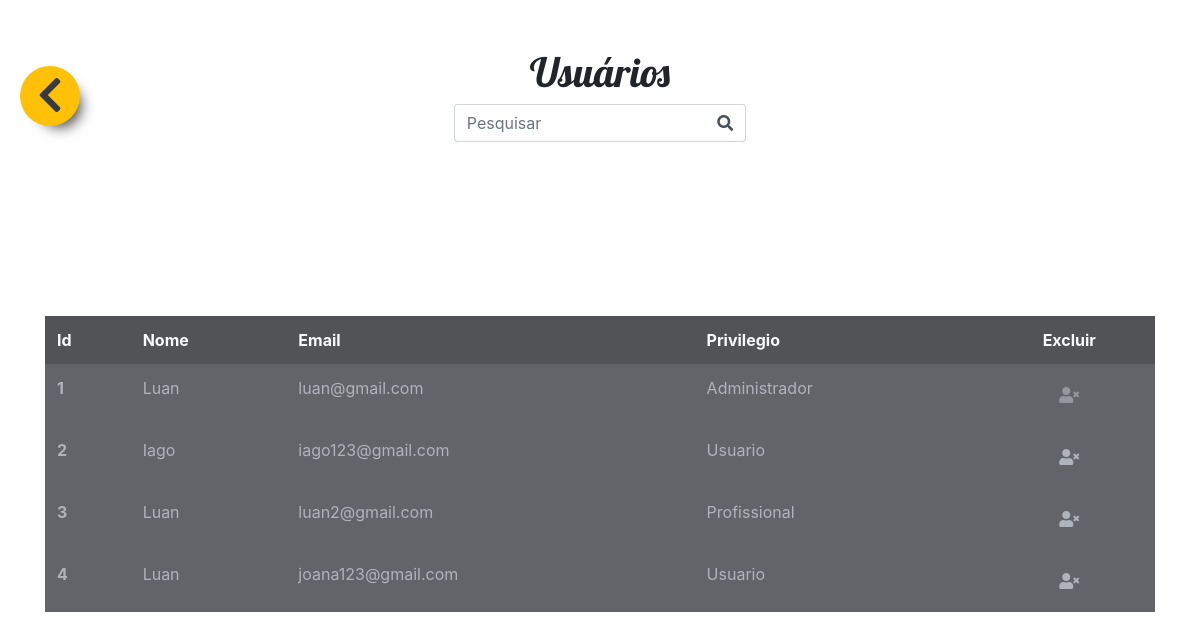
/admin/users.php (signed in), run on the app's committed database.
### tables this page shows
CREATE TABLE `usuarios` (
  `id_usuario` int(11) NOT NULL AUTO_INCREMENT,
  `Nome` varchar(25) NOT NULL,
  `Sobrenome` varchar(100) NOT NULL,
  `Data_Nasc` date NOT NULL,
  `Email` varchar(150) NOT NULL,
  `Senha` varchar(40) NOT NULL,
  `Cell` varchar(12) NOT NULL,
  `perfil_img` varchar(64) NOT NULL,
  `Cidade` varchar(60) DEFAULT NULL,
  `Rua` varchar(100) DEFAULT NULL,
  `Estado` varchar(2) DEFAULT NULL,
  `Numero` int(11) DEFAULT NULL,
  `CEP` varchar(9) DEFAULT NULL,
  `Bairro` varchar(100) DEFAULT NULL,
  `CPF` varchar(12) DEFAULT NULL,
  `id_privilegio` int(11) NOT NULL,
  PRIMARY KEY (`id_usuario`),
  UNIQUE KEY `id_usuario` (`id_usuario`),
  KEY `privilegio` (`id_privilegio`)
);

### admin/users.php (the view, shortened to what this page needs)
<?php
   include('../assets/conexao.php');
   if(isset($_SESSION["adminlog_status"]) && $_SESSION["adminlog_status"]=true){
?>
<!DOCTYPE html>
<html lang="pt-br">
<head>
    <link rel="stylesheet" href="../node_modules/bootstrap/compiler/bootstrap.css">
    <link rel="stylesheet" href="../node_modules/font-awesome/css/font-awesome.css">
    <link rel="stylesheet" href="usersadmin.css">
    <link rel="stylesheet" href="https://use.fontawesome.com/releases/v5.3.1/css/all.css">
</head>
<body>
    <section class="container-fluid header-title justify-content-center d-flex position-relative">
        <nav class="button-back text-center position-absolute d-flex mt-3">
            <a href="admin.php" class="slide-section text-dark bg-warning"><i class="fas fa-chevron-left"></i></a>
        </nav>
        <div class="text-center w-25 mt-5">
            <h1 class="h1 font-lobster">Usuários</h1>
            <form action="pesquisar.php" method="get" name="formularioPesq">
                <div class="input-group mb-3">
                    <input type="text" id="form-border-none" class="form-control border-right-0 search-place"
                        placeholder="Pesquisar" aria-label="Pesquisar" aria-describedby="basic-addon2">
                    <div class="input-group-append">
                        <span class="input-group-text bg-transparent border-left-0" id="basic-addon2"><i
                                class="fas fa-search"></i></span>
                    </div>
                </div>
            </form>
        </div>
    </section>
    <section class="container">
        <table class="table table-borderless mt-3">
            <thead>
                <tr class="text-light">
                    <th scope="col">Id</th>
                    <th scope="col">Nome</th>
                    <th scope="col">Email</th>
                    <th scope="col">Privilegio</th>
                    <th scope="col" class="text-center">Excluir</th>
                </tr>
            </thead>
            <tbody>
                <?php
            $sqlmostrar=('select * from usuarios;');
            $resul=mysqli_query($conexao, $sqlmostrar) or die (mysqli_error($conexao));
            while($con_usu=mysqli_fetch_array($resul) or die (mysqli_error($conexao))){
                echo('<tr class="text-clear">
                    <th scope="row">'.$con_usu["id_usuario"].' </th>
                    <td> '.$con_usu["Nome"].' </td>
                    <td> '.$con_usu["Email"].' </td>
                    <td> ');if($con_usu["id_privilegio"]==1){
                                echo("Usuario");
                            }else if($con_usu["id_privilegio"]==2){
                                echo("Profissional");
                            }else if($con_usu["id_privilegio"]==3){
                                echo("Administrador");
                            }
                    echo('</td>');
                    if($con_usu["id_privilegio"]==3){
                        echo('<td class="justify-content-center d-flex"><a class="btn text-clear disabled" href="excluir_quest.php?ex='.$con_usu['Nome'].'"><i class="fas fa-user-times"></i></a></td>');
                    } else{
                        echo('<td class="justify-content-center d-flex"><a class="btn text-clear" href="excluir_quest.php?ex='.$con_usu['Nome'].'"><i class="fas fa-user-times"></i></a></td>');
                    }
                    echo('</tr>');
            }
    ?>
<?php
    }else{
            echo('<script>window.alert("Voce não esta logado como admin")
            window.location.href = "../login.php";</script>');
    }
    ?>

### admin/usersadmin.css (style rules this page uses)
body { background-image: url('../img/wiseusers.png'); background-size: cover; }
.header-title { background-image: url('../img/ondinha.png'); background-position: center; background-position-y: -400px; background-size: cover; overflow: hidden; position: relative; height: 300px; }
thead { background-color: rgba(38, 40, 46, 0.8) }
tbody { background-color: rgba(47, 49, 56, 0.75) }
.text-clear { color: #afb3bb; }
.font-lobster { font-family: 'Lobster', cursive; }
.button-back { top: 50px; left: 20px; z-index: 2; animation: float 4s ease-in-out infinite; cursor: pointer; }
.button-back a { width: 60px; height: 60px; border-radius: 100%; font-size: 40px; box-shadow: 10px 10px 14px -9px rgba(0, 0, 0, 0.75); }

### data on the page
usuarios: id_usuario "1", Nome "Luan", Email "luan@gmail.com", id_privilegio "Administrador"
usuarios: id_usuario "2", Nome "Iago", Email "iago123@gmail.com", id_privilegio "Usuario"
usuarios: id_usuario "3", Nome "Luan", Email "luan2@gmail.com", id_privilegio "Profissional"
usuarios: id_usuario "4", Nome "Luan", Email "joana123@gmail.com", id_privilegio "Usuario"
